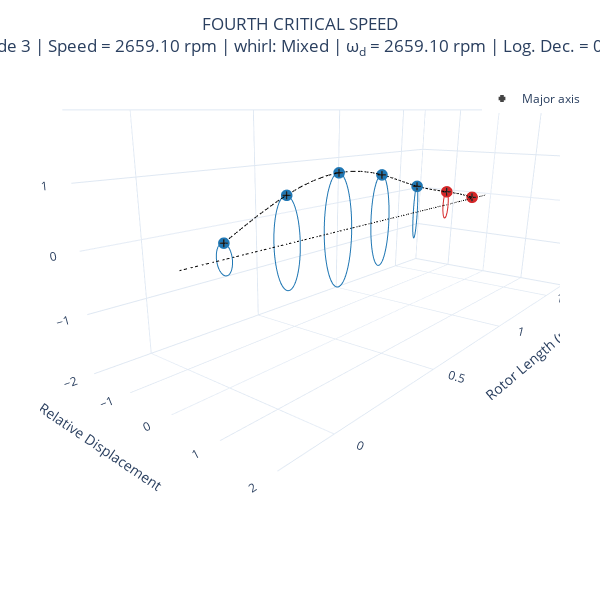

Notebook source saved alongside this figure:
### Code cell
modal = rotor.run_modal(speed=Q_(2659.10, "RPM"))
fig = modal.plot_mode_3d(3, frequency_units="rpm", width=600, height=600)
fig.layout.title.text = "FOURTH CRITICAL SPEED" + fig.layout.title.text
fig

### Figure 1 — Plotly figure (JSON) as saved in the notebook; plotly's stock layout.template omitted (floating-point values rounded to 4 significant figures; data arrays with more than 128 entries replaced by an {"elided": "..."} marker saying what was removed)
{"data": [{"hovertemplate": "Nodal Position: %{x:.2f}<br>X - Displacement: %{y:.2f}<br>Y - Displacement: %{z:.2f}", "line": {"color": "#1f77b4"}, "mode": "lines", "name": "node 0", "showlegend": false, "type": "scatter3d", "x": {"elided": "350 int values"}, "y": {"elided": "350 float values"}, "z": {"elided": "350 float values"}}, {"hovertemplate": "Nodal Position: %{x:.2f}<br>X - Displacement: %{y:.2f}<br>Y - Displacement: %{z:.2f}", "marker": {"color": "#1f77b4"}, "mode": "markers", "name": "node 0", "showlegend": false, "type": "scatter3d", "x": [0], "y": [1.959e-12], "z": [0.2368]}, {"customdata": [[0.2368, 1.571]], "hovertemplate": "Nodal Position: %{x:.2f}<br>Major axis: %{customdata[0]:.2f}<br>Angle: %{customdata[1]:.2f}", "legendgroup": "major_axis", "marker": {"color": "black", "line": {"width": 2}, "size": 4, "symbol": "cross"}, "mode": "markers", "name": "Major axis", "showlegend": true, "type": "scatter3d", "x": [0], "y": [1.959e-12], "z": [0.2368]}, {"hovertemplate": "Nodal Position: %{x:.2f}<br>X - Displacement: %{y:.2f}<br>Y - Displacement: %{z:.2f}", "line": {"color": "#1f77b4"}, "mode": "lines", "name": "node 1", "showlegend": false, "type": "scatter3d", "x": {"elided": "350 float values"}, "y": {"elided": "350 float values"}, "z": {"elided": "350 float values"}}, {"hovertemplate": "Nodal Position: %{x:.2f}<br>X - Displacement: %{y:.2f}<br>Y - Displacement: %{z:.2f}", "marker": {"color": "#1f77b4"}, "mode": "markers", "name": "node 1", "showlegend": false, "type": "scatter3d", "x": [0.25], "y": [9.092e-14], "z": [0.762]}, {"customdata": [[0.762, 1.571]], "hovertemplate": "Nodal Position: %{x:.2f}<br>Major axis: %{customdata[0]:.2f}<br>Angle: %{customdata[1]:.2f}", "legendgroup": "major_axis", "marker": {"color": "black", "line": {"width": 2}, "size": 4, "symbol": "cross"}, "mode": "markers", "name": "Major axis", "showlegend": false, "type": "scatter3d", "x": [0.25], "y": [9.092e-14], "z": [0.762]}, {"hovertemplate": "Nodal Position: %{x:.2f}<br>X - Displacement: %{y:.2f}<br>Y - Displacement: %{z:.2f}", "line": {"color": "#1f77b4"}, "mode": "lines", "name": "node 2", "showlegend": false, "type": "scatter3d", "x": {"elided": "350 float values"}, "y": {"elided": "350 float values"}, "z": {"elided": "350 float values"}}, {"hovertemplate": "Nodal Position: %{x:.2f}<br>X - Displacement: %{y:.2f}<br>Y - Displacement: %{z:.2f}", "marker": {"color": "#1f77b4"}, "mode": "markers", "name": "node 2", "showlegend": false, "type": "scatter3d", "x": [0.5], "y": [-1.541e-12], "z": [1]}, {"customdata": [[1, 1.571]], "hovertemplate": "Nodal Position: %{x:.2f}<br>Major axis: %{customdata[0]:.2f}<br>Angle: %{customdata[1]:.2f}", "legendgroup": "major_axis", "marker": {"color": "black", "line": {"width": 2}, "size": 4, "symbol": "cross"}, "mode": "markers", "name": "Major axis", "showlegend": false, "type": "scatter3d", "x": [0.5], "y": [-1.541e-12], "z": [1]}, {"hovertemplate": "Nodal Position: %{x:.2f}<br>X - Displacement: %{y:.2f}<br>Y - Displacement: %{z:.2f}", "line": {"color": "#1f77b4"}, "mode": "lines", "name": "node 3", "showlegend": false, "type": "scatter3d", "x": {"elided": "350 float values"}, "y": {"elided": "350 float values"}, "z": {"elided": "350 float values"}}, {"hovertemplate": "Nodal Position: %{x:.2f}<br>X - Displacement: %{y:.2f}<br>Y - Displacement: %{z:.2f}", "marker": {"color": "#1f77b4"}, "mode": "markers", "name": "node 3", "showlegend": false, "type": "scatter3d", "x": [0.75], "y": [-1.855e-12], "z": [0.8628]}, {"customdata": [[0.8628, 1.571]], "hovertemplate": "Nodal Position: %{x:.2f}<br>Major axis: %{customdata[0]:.2f}<br>Angle: %{customdata[1]:.2f}", "legendgroup": "major_axis", "marker": {"color": "black", "line": {"width": 2}, "size": 4, "symbol": "cross"}, "mode": "markers", "name": "Major axis", "showlegend": false, "type": "scatter3d", "x": [0.75], "y": [-1.855e-12], "z": [0.8628]}, {"hovertemplate": "Nodal Position: %{x:.2f}<br>X - Displacement: %{y:.2f}<br>Y - Displacement: %{z:.2f}", "line": {"color": "#1f77b4"}, "mode": "lines", "name": "node 4", "showlegend": false, "type": "scatter3d", "x": {"elided": "350 int values"}, "y": {"elided": "350 float values"}, "z": {"elided": "350 float values"}}, {"hovertemplate": "Nodal Position: %{x:.2f}<br>X - Displacement: %{y:.2f}<br>Y - Displacement: %{z:.2f}", "marker": {"color": "#1f77b4"}, "mode": "markers", "name": "node 4", "showlegend": false, "type": "scatter3d", "x": [1], "y": [-1.342e-12], "z": [0.5315]}, {"customdata": [[0.5315, 1.571]], "hovertemplate": "Nodal Position: %{x:.2f}<br>Major axis: %{customdata[0]:.2f}<br>Angle: %{customdata[1]:.2f}", "legendgroup": "major_axis", "marker": {"color": "black", "line": {"width": 2}, "size": 4, "symbol": "cross"}, "mode": "markers", "name": "Major axis", "showlegend": false, "type": "scatter3d", "x": [1], "y": [-1.342e-12], "z": [0.5315]}, {"hovertemplate": "Nodal Position: %{x:.2f}<br>X - Displacement: %{y:.2f}<br>Y - Displacement: %{z:.2f}", "line": {"color": "#d62728"}, "mode": "lines", "name": "node 5", "showlegend": false, "type": "scatter3d", "x": {"elided": "350 float values"}, "y": {"elided": "350 float values"}, "z": {"elided": "350 float values"}}, {"hovertemplate": "Nodal Position: %{x:.2f}<br>X - Displacement: %{y:.2f}<br>Y - Displacement: %{z:.2f}", "marker": {"color": "#d62728"}, "mode": "markers", "name": "node 5", "showlegend": false, "type": "scatter3d", "x": [1.25], "y": [-5.398e-13], "z": [0.2902]}, {"customdata": [[0.2902, 1.571]], "hovertemplate": "Nodal Position: %{x:.2f}<br>Major axis: %{customdata[0]:.2f}<br>Angle: %{customdata[1]:.2f}", "legendgroup": "major_axis", "marker": {"color": "black", "line": {"width": 2}, "size": 4, "symbol": "cross"}, "mode": "markers", "name": "Major axis", "showlegend": false, "type": "scatter3d", "x": [1.25], "y": [-5.398e-13], "z": [0.2902]}, {"hovertemplate": "Nodal Position: %{x:.2f}<br>X - Displacement: %{y:.2f}<br>Y - Displacement: %{z:.2f}", "line": {"color": "#d62728"}, "mode": "lines", "name": "node 6", "showlegend": false, "type": "scatter3d", "x": {"elided": "350 float values"}, "y": {"elided": "350 float values"}, "z": {"elided": "350 float values"}}, {"hovertemplate": "Nodal Position: %{x:.2f}<br>X - Displacement: %{y:.2f}<br>Y - Displacement: %{z:.2f}", "marker": {"color": "#d62728"}, "mode": "markers", "name": "node 6", "showlegend": false, "type": "scatter3d", "x": [1.5], "y": [-2.102e-13], "z": [0.03004]}, {"customdata": [[0.03004, 1.571]], "hovertemplate": "Nodal Position: %{x:.2f}<br>Major axis: %{customdata[0]:.2f}<br>Angle: %{customdata[1]:.2f}", "legendgroup": "major_axis", "marker": {"color": "black", "line": {"width": 2}, "size": 4, "symbol": "cross"}, "mode": "markers", "name": "Major axis", "showlegend": false, "type": "scatter3d", "x": [1.5], "y": [-2.102e-13], "z": [0.03004]}, {"line": {"color": "black", "dash": "dash"}, "mode": "lines", "name": "mode shape", "showlegend": false, "type": "scatter3d", "x": [0, 0.0625, 0.125, 0.1875, 0.25, 0.25, 0.3125, 0.375, 0.4375, 0.5, 0.5, 0.5625, 0.625, 0.6875, 0.75, 0.75, 0.8125, 0.875, 0.9375, 1, 1, 1.062, 1.125, 1.188, 1.25, 1.25, 1.312, 1.375, 1.438, 1.5], "y": [1.959e-12, 1.493e-12, 9.814e-13, 4.921e-13, 9.092e-14, 9.092e-14, -3.385e-13, -8.554e-13, -1.307e-12, -1.541e-12, -1.541e-12, -1.674e-12, -1.847e-12, -1.945e-12, -1.855e-12, -1.855e-12, -1.696e-12, -1.613e-12, -1.522e-12, -1.342e-12, -1.342e-12, -1.125e-12, -9.473e-13, -7.668e-13, -5.398e-13, -5.398e-13, -4.198e-13, -4.569e-13, -4.531e-13, -2.102e-13], "z": [0.2368, 0.3811, 0.52, 0.6486, 0.762, 0.762, 0.8558, 0.9277, 0.9763, 1, 1, 0.998, 0.9725, 0.9265, 0.8628, 0.8628, 0.785, 0.6993, 0.6125, 0.5315, 0.5315, 0.4614, 0.4004, 0.3446, 0.2902, 0.2902, 0.234, 0.1736, 0.1064, 0.03004]}, {"hoverinfo": "none", "line": {"color": "black", "dash": "dashdot"}, "mode": "lines", "showlegend": false, "type": "scatter3d", "x": [-0.15, -0.08793, -0.02586, 0.03621, 0.09828, 0.1603, 0.2224, 0.2845, 0.3466, 0.4086, 0.4707, 0.5328, 0.5948, 0.6569, 0.719, 0.781, 0.8431, 0.9052, 0.9672, 1.029, 1.091, 1.153, 1.216, 1.278, 1.34, 1.402, 1.464, 1.526, 1.588, 1.65], "y": [0, 0, 0, 0, 0, 0, 0, 0, 0, 0, 0, 0, 0, 0, 0, 0, 0, 0, 0, 0, 0, 0, 0, 0, 0, 0, 0, 0, 0, 0], "z": [0, 0, 0, 0, 0, 0, 0, 0, 0, 0, 0, 0, 0, 0, 0, 0, 0, 0, 0, 0, 0, 0, 0, 0, 0, 0, 0, 0, 0, 0]}, {"hoverinfo": "none", "legendgroup": "major_axis", "line": {"color": "black", "dash": "dashdot"}, "mode": "lines", "showlegend": false, "type": "scatter3d", "x": [0, 0.0625, 0.125, 0.1875, 0.25, 0.25, 0.3125, 0.375, 0.4375, 0.5, 0.5, 0.5625, 0.625, 0.6875, 0.75, 0.75, 0.8125, 0.875, 0.9375, 1, 1, 1.062, 1.125, 1.188, 1.25, 1.25, 1.312, 1.375, 1.438, 1.5], "y": [1.959e-12, 1.493e-12, 9.814e-13, 4.921e-13, 9.092e-14, 9.092e-14, -3.385e-13, -8.554e-13, -1.307e-12, -1.541e-12, -1.541e-12, -1.674e-12, -1.847e-12, -1.945e-12, -1.855e-12, -1.855e-12, -1.696e-12, -1.613e-12, -1.522e-12, -1.342e-12, -1.342e-12, -1.125e-12, -9.473e-13, -7.668e-13, -5.398e-13, -5.398e-13, -4.198e-13, -4.569e-13, -4.531e-13, -2.102e-13], "z": [0.2368, 0.3811, 0.52, 0.6486, 0.762, 0.762, 0.8558, 0.9277, 0.9763, 1, 1, 0.998, 0.9725, 0.9265, 0.8628, 0.8628, 0.785, 0.6993, 0.6125, 0.5315, 0.5315, 0.4614, 0.4004, 0.3446, 0.2902, 0.2902, 0.234, 0.1736, 0.1064, 0.03004]}], "layout": {"height": 600, "legend": {"x": 0.85, "y": 0.95}, "margin": {"b": 60, "l": 40, "r": 40, "t": 60}, "scene": {"aspectmode": "manual", "aspectratio": {"x": 2.5, "y": 1, "z": 1}, "camera": {"center": {"x": 1.15, "y": 0.5, "z": 0}, "eye": {"x": 2.3, "y": 1.5, "z": 0.5}, "up": {"x": 0, "y": 0, "z": 1}}, "xaxis": {"autorange": "reversed", "nticks": 5, "title": {"text": "Rotor Length (m)"}}, "yaxis": {"nticks": 5, "range": [-2, 2], "title": {"text": "Relative Displacement"}}, "zaxis": {"nticks": 5, "range": [-2, 2], "title": {"text": "Relative Displacement"}}}, "title": {"text": "FOURTH CRITICAL SPEED<br>Mode 3 | Speed = 2659.10 rpm | whirl: Mixed | ω<sub>d</sub> = 2659.10 rpm | Log. Dec. = 0.00", "x": 0.5, "xanchor": "center"}, "width": 600}}
